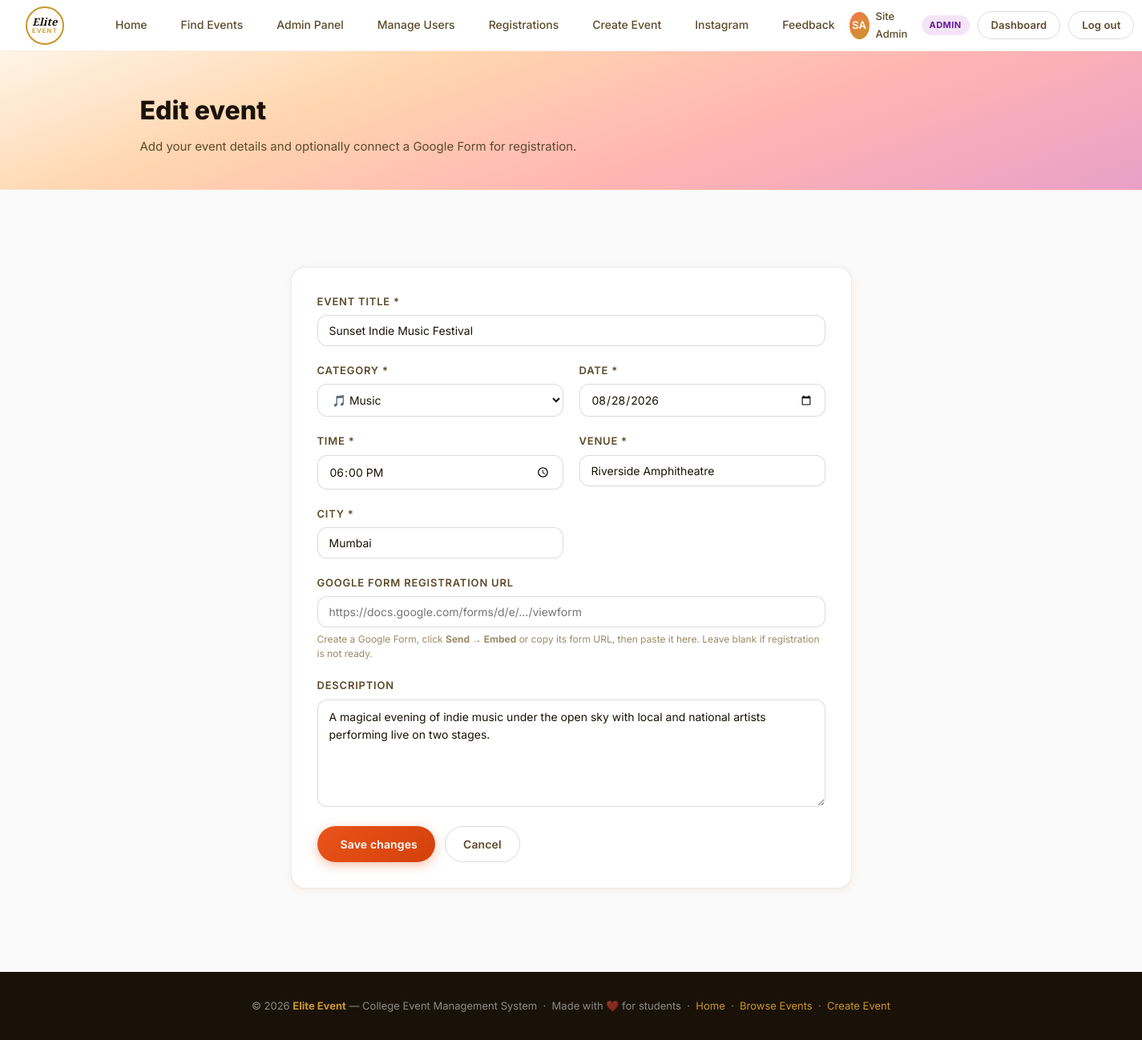
Screenshot of /create-event.php?edit=1 (signed in) with the database file from the repository.
### tables this page shows
CREATE TABLE IF NOT EXISTS users (
    id INT UNSIGNED NOT NULL AUTO_INCREMENT,
    name VARCHAR(120) NOT NULL,
    email VARCHAR(190) NOT NULL,
    password_hash VARCHAR(255) NOT NULL,
    role ENUM('admin','teacher','student') NOT NULL DEFAULT 'student',
    status ENUM('active','suspended') NOT NULL DEFAULT 'active',
    created_at DATETIME NOT NULL DEFAULT CURRENT_TIMESTAMP,
    PRIMARY KEY (id),
    UNIQUE KEY uq_users_email (email)
);

CREATE TABLE IF NOT EXISTS events (
    id INT UNSIGNED NOT NULL AUTO_INCREMENT,
    title VARCHAR(255) NOT NULL,
    category VARCHAR(60) NOT NULL,
    date DATE NOT NULL,
    time TIME NOT NULL,
    venue VARCHAR(255) NOT NULL,
    city VARCHAR(120) NOT NULL,
    organizer VARCHAR(190) NOT NULL,
    description TEXT NULL,
    google_form_url VARCHAR(1000) NULL,
    created_by INT UNSIGNED NULL,
    created_at DATETIME NOT NULL DEFAULT CURRENT_TIMESTAMP,
    updated_at DATETIME NOT NULL DEFAULT CURRENT_TIMESTAMP ON UPDATE CURRENT_TIMESTAMP,
    PRIMARY KEY (id),
    KEY idx_events_date_time (date, time),
    KEY idx_events_category (category),
    KEY idx_events_created_by (created_by),
    CONSTRAINT fk_events_user FOREIGN KEY (created_by) REFERENCES users(id) ON DELETE SET NULL
);

### includes/db.php (called while the page is built, shortened)
<?php
function db_config(): array {
    static $config = null;
    $configFile = __DIR__ . '/../config/database.php';
    if (file_exists($configFile)) {
        $config = require $configFile;
    }
    return $config;
}
function db(): PDO {
    static $pdo = null;
    if ($pdo !== null) return $pdo;
    $c = db_config();
    $charset = $c['charset'] ?? 'utf8mb4';
    try {
        $dsn = sprintf(
            'mysql:host=%s;port=%d;dbname=%s;charset=%s',
            $c['host'],
            (int)($c['port'] ?? 3306),
            $c['database'],
            $charset
        );
        $pdo = new PDO($dsn, $c['username'], $c['password'], [
            PDO::ATTR_ERRMODE => PDO::ERRMODE_EXCEPTION,
            PDO::ATTR_DEFAULT_FETCH_MODE => PDO::FETCH_ASSOC,
            PDO::ATTR_EMULATE_PREPARES => false,
        ]);
    } catch (PDOException $e) {
        if ((int)$e->getCode() === 1049) {
            $serverDsn = sprintf('mysql:host=%s;port=%d;charset=%s', $c['host'], (int)($c['port'] ?? 3306), $charset);
            $server = new PDO($serverDsn, $c['username'], $c['password'], [
                PDO::ATTR_ERRMODE => PDO::ERRMODE_EXCEPTION,
                PDO::ATTR_DEFAULT_FETCH_MODE => PDO::FETCH_ASSOC,
                PDO::ATTR_EMULATE_PREPARES => false,
            ]);
            $server->exec('CREATE DATABASE IF NOT EXISTS `' . str_replace('`', '``', $c['database']) . '` CHARACTER SET utf8mb4 COLLATE utf8mb4_unicode_ci');
            $server = null;
            $pdo = new PDO($dsn, $c['username'], $c['password'], [
                PDO::ATTR_ERRMODE => PDO::ERRMODE_EXCEPTION,
                PDO::ATTR_DEFAULT_FETCH_MODE => PDO::FETCH_ASSOC,
                PDO::ATTR_EMULATE_PREPARES => false,
            ]);
        } else {
            throw $e;
        }
    }
    db_install_or_migrate($pdo);
    return $pdo;
}
function db_install_or_migrate(PDO $pdo): void {
    $requiredTables = ['users', 'instagram_posts', 'events', 'registrations', 'feedback'];
    $placeholders = implode(',', array_fill(0, count($requiredTables), '?'));
    $stmt = $pdo->prepare("SELECT TABLE_NAME FROM information_schema.TABLES WHERE TABLE_SCHEMA = DATABASE() AND TABLE_NAME IN ($placeholders)");
    $stmt->execute($requiredTables);
    $tables = $stmt->fetchAll(PDO::FETCH_COLUMN);
    if (!in_array('events', $tables, true)) {
        $pdo->exec("CREATE TABLE events (
            id INT UNSIGNED NOT NULL AUTO_INCREMENT,
            title VARCHAR(255) NOT NULL,
            category VARCHAR(60) NOT NULL,
            date DATE NOT NULL,
            time TIME NOT NULL,
            venue VARCHAR(255) NOT NULL,
            city VARCHAR(120) NOT NULL,
            organizer VARCHAR(190) NOT NULL,
            description TEXT NULL,
            google_form_url VARCHAR(1000) NULL,
            created_by INT UNSIGNED NULL,
            created_at DATETIME NOT NULL DEFAULT CURRENT_TIMESTAMP,
            updated_at DATETIME NOT NULL DEFAULT CURRENT_TIMESTAMP ON UPDATE CURRENT_TIMESTAMP,
            PRIMARY KEY (id),
            KEY idx_events_date_time (date, time),
            KEY idx_events_category (category),
            KEY idx_events_created_by (created_by),
            CONSTRAINT fk_events_user FOREIGN KEY (created_by) REFERENCES users(id) ON DELETE SET NULL
        ) ENGINE=InnoDB DEFAULT CHARSET=utf8mb4 COLLATE=utf8mb4_unicode_ci");
    } else {
        $columns = $pdo->query("SELECT COLUMN_NAME FROM information_schema.COLUMNS WHERE TABLE_SCHEMA = DATABASE() AND TABLE_NAME = 'events'")->fetchAll(PDO::FETCH_COLUMN);
    }
    if (!in_array('feedback', $tables, true)) {
        $pdo->exec("CREATE TABLE feedback (
            id INT UNSIGNED NOT NULL AUTO_INCREMENT,
            event_id INT UNSIGNED NOT NULL,
            user_id INT UNSIGNED NOT NULL,
            rating TINYINT UNSIGNED NOT NULL,
            comment TEXT NOT NULL,
            media_url VARCHAR(500) NULL,
            media_type ENUM('image','video') NULL,
            created_at DATETIME NOT NULL DEFAULT CURRENT_TIMESTAMP,
            PRIMARY KEY (id),
            UNIQUE KEY uq_feedback_event_user (event_id, user_id),
            KEY idx_feedback_event (event_id),
            KEY idx_feedback_user (user_id),
            CONSTRAINT fk_feedback_event FOREIGN KEY (event_id) REFERENCES events(id) ON DELETE CASCADE,
            CONSTRAINT fk_feedback_user FOREIGN KEY (user_id) REFERENCES users(id) ON DELETE CASCADE,
            CONSTRAINT chk_feedback_rating CHECK (rating BETWEEN 1 AND 5)
        ) ENGINE=InnoDB DEFAULT CHARSET=utf8mb4 COLLATE=utf8mb4_unicode_ci");
    } else {
        $fbColumns = $pdo->query("SELECT COLUMN_NAME FROM information_schema.COLUMNS WHERE TABLE_SCHEMA = DATABASE() AND TABLE_NAME = 'feedback'")->fetchAll(PDO::FETCH_COLUMN);
    }
    if ((int)$pdo->query('SELECT COUNT(*) FROM users')->fetchColumn() === 0) {
        $stmt = $pdo->prepare('INSERT INTO users (name, email, password_hash, role) VALUES (?, ?, ?, ?)');
        $stmt->execute(['Site Admin', 'admin@eliteevent.local', password_hash('Admin@123', PASSWORD_DEFAULT), 'admin']);
        $adminId = (int)$pdo->lastInsertId();
        if ((int)$pdo->query('SELECT COUNT(*) FROM instagram_posts')->fetchColumn() === 0) {
            $stmt = $pdo->prepare('INSERT INTO instagram_posts (url, caption, added_by) VALUES (?, ?, ?)');
            foreach ([
                'https://www.instagram.com/p/DZ19EVVgkzn/?igsh=bHU1b3R4anRlaTk=',
                'https://www.instagram.com/p/DZrXjbFC2bR/?igsh=MTF1NWpmNGR6Zm94ZQ==',
                'https://www.instagram.com/p/DZg1eOOgtuB/?igsh=ZGpqb3lkem9zMnB1',
                'https://www.instagram.com/reel/DYjBB8bBmnP/?utm_source=ig_web_copy_link&igsh=MzRlODBiNWFlZA==',
            ] as $url) {
                $stmt->execute([$url, '', $adminId]);
            }
        }
    }
    db_seed_events_mysql($pdo);
}
function db_seed_events_mysql(PDO $pdo): void {
    if ((int)$pdo->query('SELECT COUNT(*) FROM events')->fetchColumn() > 0) return;
}

### includes/auth.php (called while the page is built, shortened)
<?php
require_once __DIR__ . '/db.php';
function current_user(): ?array {
    static $cached = null;
    if ($cached !== null) return $cached;
    $stmt = db()->prepare('SELECT id, name, email, role, status FROM users WHERE id = ?');
    $stmt->execute([$_SESSION['user_id']]);
    $user = $stmt->fetch();
    $cached = $user;
    return $user;
}
function require_role(string ...$roles): array {
    $user = current_user();
    return $user;
}
function role_home(string $role): string {
    return match ($role) {
        'admin'   => 'admin/dashboard.php',
        'teacher' => 'teacher/dashboard.php',
        default   => 'dashboard.php',
    };
}
function base_path(): string {
    $docRoot    = str_replace('\\', '/', rtrim($_SERVER['DOCUMENT_ROOT'], '/'));
    $projectDir = str_replace('\\', '/', realpath(__DIR__ . '/..'));
    $basePath   = '/' . ltrim(str_replace($docRoot, '', $projectDir), '/');
    return rtrim($basePath, '/') . '/';
}

### includes/data.php (called while the page is built, shortened)
<?php
require_once __DIR__ . '/auth.php';
$currentUser = current_user();
$categories = [
    ['slug'=>'music','name'=>'Music','icon'=>'🎵','color'=>'#7B2D8B'],
    ['slug'=>'workshop','name'=>'Workshops','icon'=>'👥','color'=>'#1A5276'],
    ['slug'=>'market','name'=>'Markets','icon'=>'🏪','color'=>'#1E8449'],
    ['slug'=>'meetup','name'=>'Meetups','icon'=>'🤝','color'=>'#B7950B'],
    ['slug'=>'food','name'=>'Food & Drink','icon'=>'🍽️','color'=>'#C0392B'],
    ['slug'=>'cultural','name'=>'Cultural','icon'=>'🎭','color'=>'#6C3483'],
    ['slug'=>'tech','name'=>'Tech','icon'=>'💻','color'=>'#1A5276'],
    ['slug'=>'sports','name'=>'Sports','icon'=>'🏆','color'=>'#1E8449'],
];

### create-event.php (the view, shortened to what this page needs)
<?php
require_once __DIR__ . '/includes/data.php';
$currentUser = require_role('teacher', 'admin');
$editEvent = null;
if (isset($_GET['edit'])) {
    $stmt = db()->prepare('SELECT * FROM events WHERE id = ?');
    $stmt->execute([(int)$_GET['edit']]);
    $editEvent = $stmt->fetch() ?: null;
}
$submitted = $_SERVER['REQUEST_METHOD'] === 'POST';
$values = $submitted ? $_POST : ($editEvent ?? []);
require_once __DIR__ . '/includes/header.php';
?>
<section class="page-head">
  <div class="container">
    <h1><?= $editEvent ? 'Edit event' : 'Create an event' ?></h1>
    <p>Add your event details and optionally connect a Google Form for registration.</p>
  </div>
</section>
<section class="section">
  <div class="container form-container">
    <div class="event-form">
      <form method="post" action="create-event.php<?= $editEvent ? '?edit='.(int)$editEvent['id'] : '' ?>">
        <div class="form-grid">
          <div class="form-field form-field-full">
            <label for="title">Event title *</label>
            <input type="text" id="title" name="title" placeholder="e.g. College Tech Workshop" value="<?= htmlspecialchars($values['title'] ?? '') ?>" required>
          </div>
          <div class="form-field">
            <label for="category">Category *</label>
            <select id="category" name="category" required>
              <?php foreach ($categories as $cat): ?>
                <option value="<?= htmlspecialchars($cat['slug']) ?>" <?= (($values['category'] ?? '') === $cat['slug']) ? 'selected' : '' ?>><?= $cat['icon'] ?> <?= htmlspecialchars($cat['name']) ?></option>
              <?php endforeach; ?>
            </select>
          </div>
          <div class="form-field">
            <label for="date">Date *</label>
            <input type="date" id="date" name="date" value="<?= htmlspecialchars($values['date'] ?? '') ?>" required>
          </div>
          <div class="form-field">
            <label for="time">Time *</label>
            <input type="time" id="time" name="time" value="<?= htmlspecialchars($values['time'] ?? '') ?>" required>
          </div>
          <div class="form-field">
            <label for="venue">Venue *</label>
            <input type="text" id="venue" name="venue" placeholder="e.g. Main Auditorium" value="<?= htmlspecialchars($values['venue'] ?? '') ?>" required>
          </div>
          <div class="form-field">
            <label for="city">City *</label>
            <input type="text" id="city" name="city" placeholder="e.g. Ahmedabad" value="<?= htmlspecialchars($values['city'] ?? '') ?>" required>
          </div>
          <div class="form-field form-field-full">
            <label for="google_form_url">Google Form registration URL</label>
            <input type="url" id="google_form_url" name="google_form_url" placeholder="https://docs.google.com/forms/d/e/.../viewform" value="<?= htmlspecialchars($values['google_form_url'] ?? '') ?>">
            <small class="form-help">Create a Google Form, click <strong>Send → Embed</strong> or copy its form URL, then paste it here. Leave blank if registration is not ready.</small>
          </div>
          <div class="form-field form-field-full">
            <label for="description">Description</label>
            <textarea id="description" name="description" rows="5" placeholder="Tell people what to expect at your event..."><?= htmlspecialchars($values['description'] ?? '') ?></textarea>
          </div>
        </div>
        <div style="display:flex;gap:12px;flex-wrap:wrap;">
          <button type="submit" class="btn btn-primary"><i class="ti ti-device-floppy"></i> <?= $editEvent ? 'Save changes' : 'Create event' ?></button>
          <a href="events.php" class="btn btn-ghost">Cancel</a>
        </div>
      </form>
    </div>
  </div>
</section>
<?php require_once __DIR__ . '/includes/footer.php'; ?>

### includes/header.php (shortened to what this page needs)
<?php
$currentUser = $currentUser ?? null;
$initials = '';
if ($currentUser) {
    $parts = explode(' ', trim($currentUser['name']));
    $initials = strtoupper(substr($parts[0], 0, 1) . (isset($parts[1]) ? substr($parts[1], 0, 1) : ''));
}
$roleHome = $currentUser ? base_path() . role_home($currentUser['role']) : '';
?>
<!DOCTYPE html>
<html lang="en">
<head>
  <link rel="stylesheet" href="https://cdn.jsdelivr.net/npm/@tabler/icons-webfont@2.44.0/tabler-icons.min.css" />
  <?php
    $docRoot    = str_replace('\\', '/', rtrim($_SERVER['DOCUMENT_ROOT'], '/'));
    $projectDir = str_replace('\\', '/', realpath(__DIR__ . '/..'));
    $basePath   = '/' . ltrim(str_replace($docRoot, '', $projectDir), '/');
    $basePath   = rtrim($basePath, '/') . '/';
  ?>
  <link rel="stylesheet" href="<?= htmlspecialchars($basePath) ?>css/style.css" />
</head>
<body>
<nav class="nav">
  <a class="nav-logo" href="<?= $basePath ?>index.php">
    <div class="nav-logo-badge">
      <span class="logo-elite">Elite</span>
      <span class="logo-event">EVENT</span>
    </div>
  </a>
  <div class="nav-links">
    <a class="nav-link" href="<?= $basePath ?>index.php"><i class="ti ti-home"></i> Home</a>
    <a class="nav-link" href="<?= $basePath ?>events.php"><i class="ti ti-calendar-event"></i> Find Events</a>
    <?php if ($currentUser && $currentUser['role'] === 'admin'): ?>
      <a class="nav-link" href="<?= $basePath ?>admin/dashboard.php"><i class="ti ti-shield-lock"></i> Admin Panel</a>
      <a class="nav-link" href="<?= $basePath ?>admin/users.php"><i class="ti ti-users"></i> Manage Users</a>
      <a class="nav-link" href="<?= $basePath ?>admin/registrations.php"><i class="ti ti-clipboard-check"></i> Registrations</a>
      <a class="nav-link" href="<?= $basePath ?>create-event.php"><i class="ti ti-circle-plus"></i> Create Event</a>
      <a class="nav-link" href="<?= $basePath ?>admin/instagram.php"><i class="ti ti-brand-instagram"></i> Instagram</a>
      <a class="nav-link" href="<?= $basePath ?>admin/feedback.php"><i class="ti ti-message-star"></i> Feedback</a>
    <?php elseif ($currentUser && $currentUser['role'] === 'teacher'): ?>
      <a class="nav-link" href="<?= $basePath ?>teacher/dashboard.php"><i class="ti ti-layout-dashboard"></i> Dashboard</a>
      <a class="nav-link" href="<?= $basePath ?>create-event.php"><i class="ti ti-circle-plus"></i> Create Event</a>
    <?php elseif ($currentUser && $currentUser['role'] === 'student'): ?>
      <a class="nav-link" href="<?= $basePath ?>dashboard.php"><i class="ti ti-layout-dashboard"></i> Dashboard</a>
    <?php endif; ?>
  </div>
  <div class="nav-right">
    <?php if ($currentUser): ?>
      <div class="nav-user">
        <div class="nav-avatar"><?php echo $initials ?: 'U'; ?></div>
        <span><?php echo htmlspecialchars($currentUser['name']); ?></span>
        <span class="role-pill role-pill-<?= htmlspecialchars($currentUser['role']) ?>"><?= htmlspecialchars(ucfirst($currentUser['role'])) ?></span>
      </div>
      <a href="<?= $roleHome ?>" class="btn btn-ghost btn-sm">Dashboard</a>
      <a href="<?= $basePath ?>logout.php" class="btn btn-ghost btn-sm">Log out</a>
    <?php else: ?>
      <a href="<?= $basePath ?>login.php"  class="btn btn-ghost btn-sm">Log in</a>
      <a href="<?= $basePath ?>signup.php" class="btn btn-primary btn-sm">Sign up</a>
    <?php endif; ?>
  </div>
</nav>

### rows the page displays
users: name "SA", name "Site Admin", role "ADMIN"
events: title "Sunset Indie Music Festival", category "🎵 Music", date "08/28/2026", time "18:00:00", venue "Riverside Amphitheatre", city "Mumbai", description "A magical evening of indie music under the open sky with local and national artists performing live on two stages."
